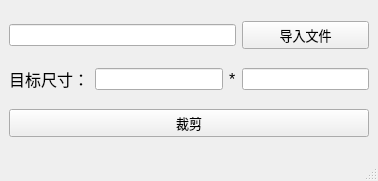
<?xml version="1.0" encoding="UTF-8"?>
<ui version="4.0">
 <class>MainWindow</class>
 <widget class="QMainWindow" name="MainWindow">
  <property name="geometry">
   <rect>
    <x>0</x>
    <y>0</y>
    <width>378</width>
    <height>181</height>
   </rect>
  </property>
  <property name="windowTitle">
   <string>MainWindow</string>
  </property>
  <widget class="QWidget" name="centralwidget">
   <layout class="QGridLayout" name="gridLayout">
    <item row="0" column="0" colspan="3">
     <widget class="QLineEdit" name="lineEdit">
      <property name="readOnly">
       <bool>true</bool>
      </property>
     </widget>
    </item>
    <item row="0" column="3">
     <widget class="QPushButton" name="pushButton">
      <property name="font">
       <font>
        <pointsize>10</pointsize>
       </font>
      </property>
      <property name="text">
       <string>导入文件</string>
      </property>
     </widget>
    </item>
    <item row="1" column="0">
     <widget class="QLabel" name="label">
      <property name="font">
       <font>
        <pointsize>12</pointsize>
       </font>
      </property>
      <property name="text">
       <string>目标尺寸：</string>
      </property>
     </widget>
    </item>
    <item row="1" column="1">
     <widget class="QLineEdit" name="lineEdit_2"/>
    </item>
    <item row="1" column="2">
     <widget class="QLabel" name="label_2">
      <property name="font">
       <font>
        <pointsize>12</pointsize>
       </font>
      </property>
      <property name="text">
       <string>*</string>
      </property>
     </widget>
    </item>
    <item row="1" column="3">
     <widget class="QLineEdit" name="lineEdit_3"/>
    </item>
    <item row="2" column="0" colspan="4">
     <widget class="QPushButton" name="pushButton_2">
      <property name="font">
       <font>
        <pointsize>10</pointsize>
       </font>
      </property>
      <property name="text">
       <string>裁剪</string>
      </property>
     </widget>
    </item>
   </layout>
  </widget>
  <widget class="QMenuBar" name="menubar">
   <property name="geometry">
    <rect>
     <x>0</x>
     <y>0</y>
     <width>378</width>
     <height>17</height>
    </rect>
   </property>
  </widget>
  <widget class="QStatusBar" name="statusbar"/>
 </widget>
 <resources/>
 <connections/>
</ui>
